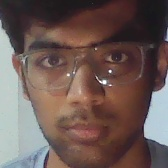
#> input picture python/raw_captures_faces/1.jpg, 168 x 168 px
$ python ocr_script.py
#> lines starting #> are read from the running program, lines starting #| are printed output that depends on the picture; after the words box and inside, x2 and y2 are one past the last pixel; in counts of white or black regions, pixels touching at a corner belong together
import cv2
import easyocr

def extract_license_plate_text(image_path):
#> called with image_path = './raw_captures_faces/1.jpg'
    img = cv2.imread(image_path)
#> img is the input picture: shape (168, 168, 3); mean B, G, R 84.8, 89.2, 108.5

    gray = cv2.cvtColor(img, cv2.COLOR_BGR2GRAY)
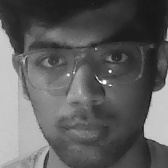
#> gray: shape (168, 168); min 13, max 255, mean 94.5

    bfilter = cv2.bilateralFilter(gray, 11, 17, 17)

    edged = cv2.Canny(bfilter, 30, 200)
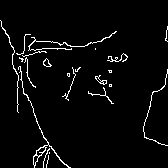
#> edged: shape (168, 168); 3.6% white in thin lines or dots, all inside (x1, y1, x2, y2) = (0, 20, 168, 168)

    contours, _ = cv2.findContours(edged.copy(), cv2.RETR_TREE, cv2.CHAIN_APPROX_SIMPLE)
#> contours = 32 contours, 25 with area under 20; largest, box (x1, y1, x2, y2) and area: (18, 66, 71, 168) 127, (36, 146, 46, 157) 46, (43, 58, 52, 67) 38, (95, 75, 107, 85) 36, (33, 155, 39, 166) 31, (43, 58, 51, 67) 30, (28, 31, 117, 51) 28
    contours = sorted(contours, key=cv2.contourArea, reverse=True)[:10]
#> contours = 10 contours, 3 with area under 20; largest, box (x1, y1, x2, y2) and area: (18, 66, 71, 168) 127, (36, 146, 46, 157) 46, (43, 58, 52, 67) 38, (95, 75, 107, 85) 36, (33, 155, 39, 166) 31, (43, 58, 51, 67) 30, (28, 31, 117, 51) 28

    location = None
    for contour in contours:
        approx = cv2.approxPolyDP(contour, 10, True)
        if len(approx) == 4:
            location = approx
            break
#> this loop made 7 passes
#> location on pass 7: [[116, 31], [84, 46], [31, 37], [28, 50]]
#> approx on passes 2 to 6: [[44, 146], [38, 156]], [[46, 58]], [[95, 76], [106, 83]], [[37, 155], [34, 165]], [[46, 58]]

    if location is None:
        return "License plate not found."

    x, y, w, h = cv2.boundingRect(location)
#> x = 28; y = 31; w = 89; h = 20
    roi = gray[y:y+h, x:x+w]
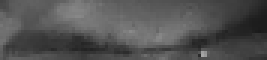
#> roi: shape (20, 89) (shown 3 times larger); min 26, max 167, mean 82.2

#> (the run stopped early here; a loop or call above may not have finished)

$ run again, with python/raw_captures_faces/12345.jpg copied over python/raw_captures_faces/1.jpg
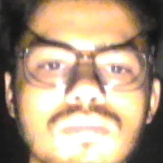
#> input picture python/raw_captures_faces/12345.jpg, 163 x 163 px
#> in extract_license_plate_text, img is the input picture: shape (163, 163, 3); mean B, G, R 130.5, 156.5, 179.1
#> in extract_license_plate_text, `gray = cv2.cvtColor(img, cv2.COLOR_BGR2GRAY)`:
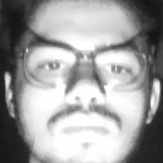
#> gray: shape (163, 163); min 19, max 255, mean 160.3
#> in extract_license_plate_text, `edged = cv2.Canny(bfilter, 30, 200)`:
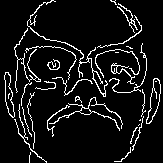
#> edged: shape (163, 163); 8.3% white in thin lines or dots
#> in extract_license_plate_text, `contours, _ = cv2.findContours(edged.copy(), cv2.RETR_TREE, cv2.CHAIN_..`: contours = 43 contours, 29 with area under 20; largest, box (x1, y1, x2, y2) and area: (146, 78, 161, 124) 312, (146, 78, 161, 124) 296, (4, 72, 15, 118) 241, (4, 72, 15, 118) 228, (49, 97, 123, 131) 96
#> in extract_license_plate_text, `contours = sorted(contours, key=cv2.contourArea, reverse=True)[:10]`: contours = 10 contours; largest, box (x1, y1, x2, y2) and area: (146, 78, 161, 124) 312, (146, 78, 161, 124) 296, (4, 72, 15, 118) 241, (4, 72, 15, 118) 228, (49, 97, 123, 131) 96
#> the loop in extract_license_plate_text, `for contour in contours:` made 10 passes
#> approx on passes 1, 2, 3, 4, 7, 8, 10: [[157, 78], [146, 123]], [[156, 78], [147, 123]], [[5, 72], [13, 117]], [[6, 72], [13, 117]], [[111, 65], [134, 82]], [[79, 111], [91, 112]], [[112, 65]]

$ run again, with python/raw_captures_faces/20.jpg copied over python/raw_captures_faces/1.jpg
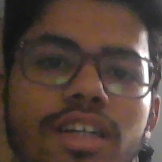
#> input picture python/raw_captures_faces/20.jpg, 162 x 162 px
#> in extract_license_plate_text, img is the input picture: shape (162, 162, 3); mean B, G, R 58.5, 66.9, 85.2
#> in extract_license_plate_text, `edged = cv2.Canny(bfilter, 30, 200)`:
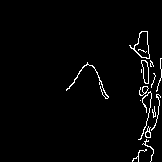
#> edged: shape (162, 162); 2.4% white in thin lines or dots, all inside (x1, y1, x2, y2) = (66, 31, 162, 162)
#> in extract_license_plate_text, `contours, _ = cv2.findContours(edged.copy(), cv2.RETR_TREE, cv2.CHAIN_..`: contours = 22 contours, 13 with area under 20; largest, box (x1, y1, x2, y2) and area: (129, 31, 150, 59) 278, (134, 31, 150, 59) 259, (141, 60, 149, 84) 112, (141, 60, 149, 84) 106, (145, 126, 151, 138) 36
#> in extract_license_plate_text, `contours = sorted(contours, key=cv2.contourArea, reverse=True)[:10]`: contours = 10 contours, 1 with area under 20; largest, box (x1, y1, x2, y2) and area: (129, 31, 150, 59) 278, (134, 31, 150, 59) 259, (141, 60, 149, 84) 112, (141, 60, 149, 84) 106, (145, 126, 151, 138) 36
#> the loop in extract_license_plate_text, `for contour in contours:` made 7 passes
#> location on pass 7: [[66, 89], [88, 64], [108, 97], [87, 62]]
#> x = 66; y = 62; w = 43; h = 36
#> in extract_license_plate_text, `roi = gray[y:y+h, x:x+w]`:
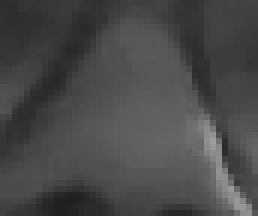
#> roi: shape (36, 43) (shown 6 times larger); min 31, max 158, mean 72.8

$ run again, with python/raw_captures_faces/21.jpg copied over python/raw_captures_faces/1.jpg
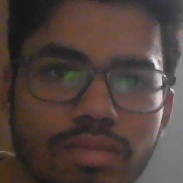
#> input picture python/raw_captures_faces/21.jpg, 183 x 183 px
#> in extract_license_plate_text, img is the input picture: shape (183, 183, 3); mean B, G, R 60.6, 65.5, 80.6
#> in extract_license_plate_text, `gray = cv2.cvtColor(img, cv2.COLOR_BGR2GRAY)`:
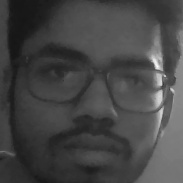
#> gray: shape (183, 183); min 21, max 254, mean 69.5
#> in extract_license_plate_text, `edged = cv2.Canny(bfilter, 30, 200)`:
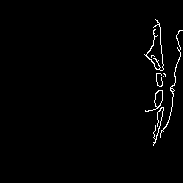
#> edged: shape (183, 183); 1.4% white in thin lines or dots, all inside (x1, y1, x2, y2) = (144, 19, 183, 146)
#> contours = 10 contours, 6 with area under 20; largest, box (x1, y1, x2, y2) and area: (145, 90, 163, 112) 106, (154, 90, 163, 108) 96, (144, 19, 164, 71) 26, (160, 30, 183, 138) 25
#> the loop in extract_license_plate_text, `for contour in contours:` made 10 passes
#> approx on passes 1, 2, 4, 5, 6, 7, 8, 9: [[162, 90], [145, 111]], [[161, 90], [157, 107]], [[182, 30], [160, 137]], [[163, 107], [153, 145]], [[170, 89]], [[156, 73], [161, 86]], [[163, 73]], [[151, 55]]
